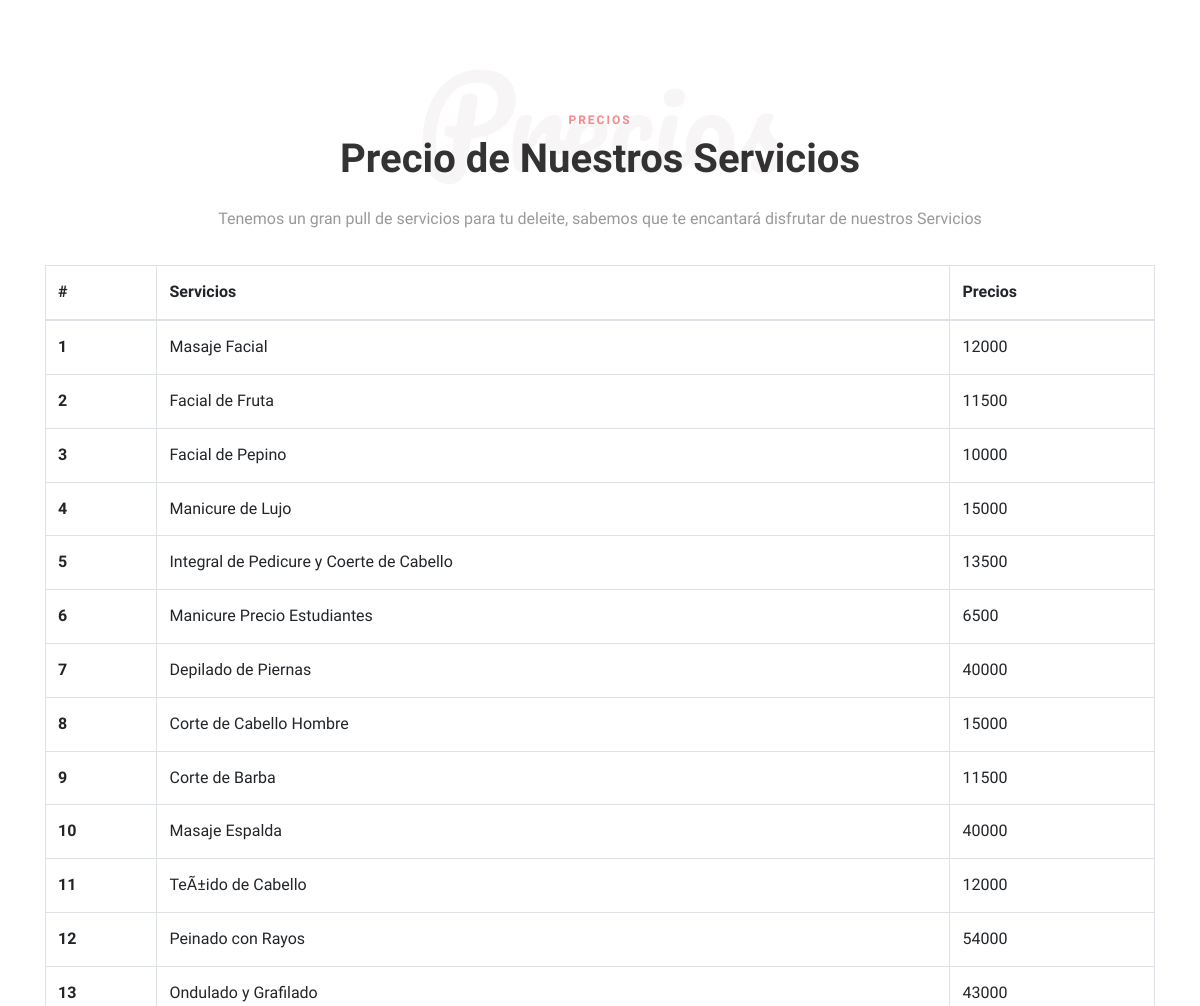
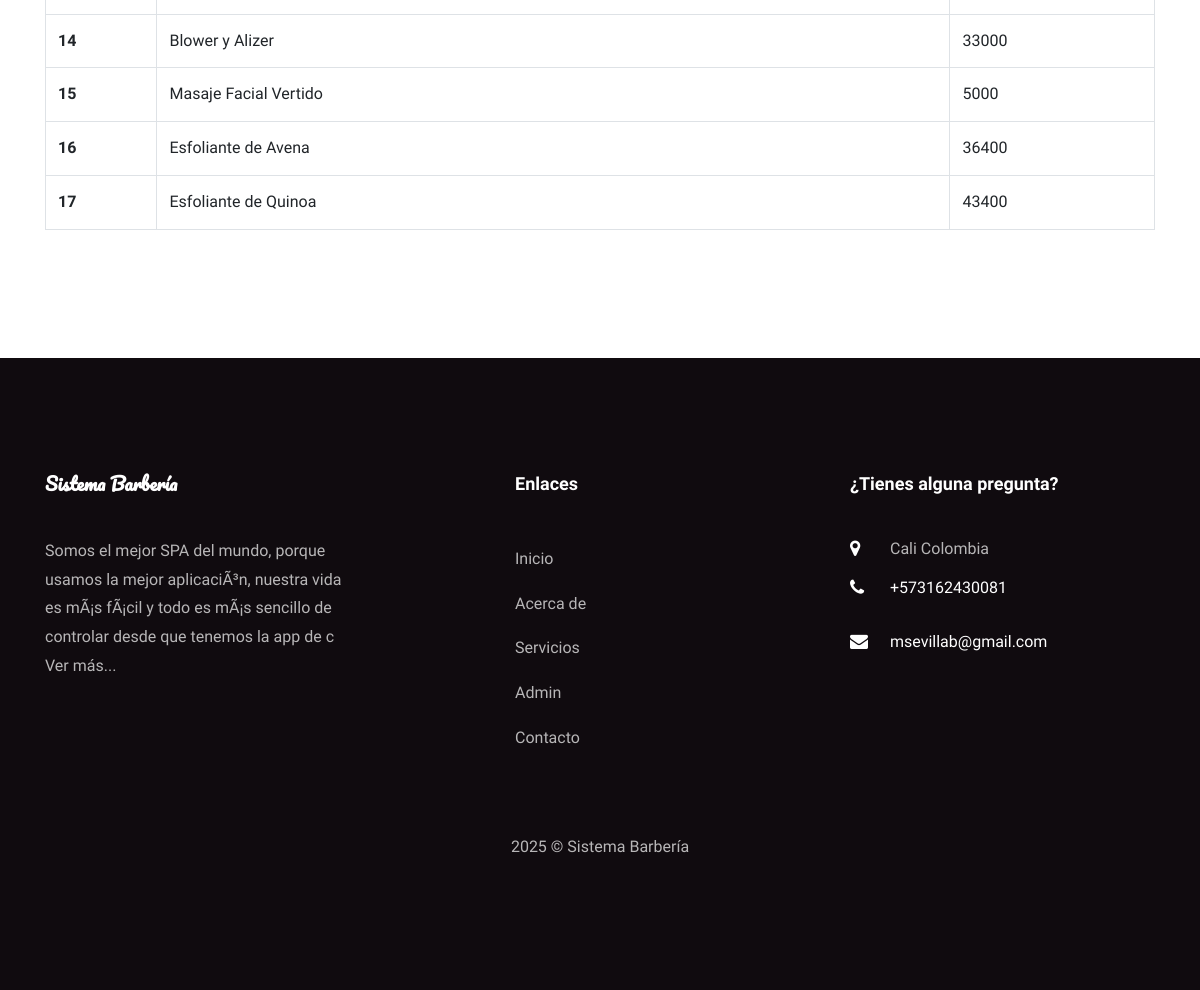
The app's page /services.php (lower part), older data (2 pictures, top to bottom).
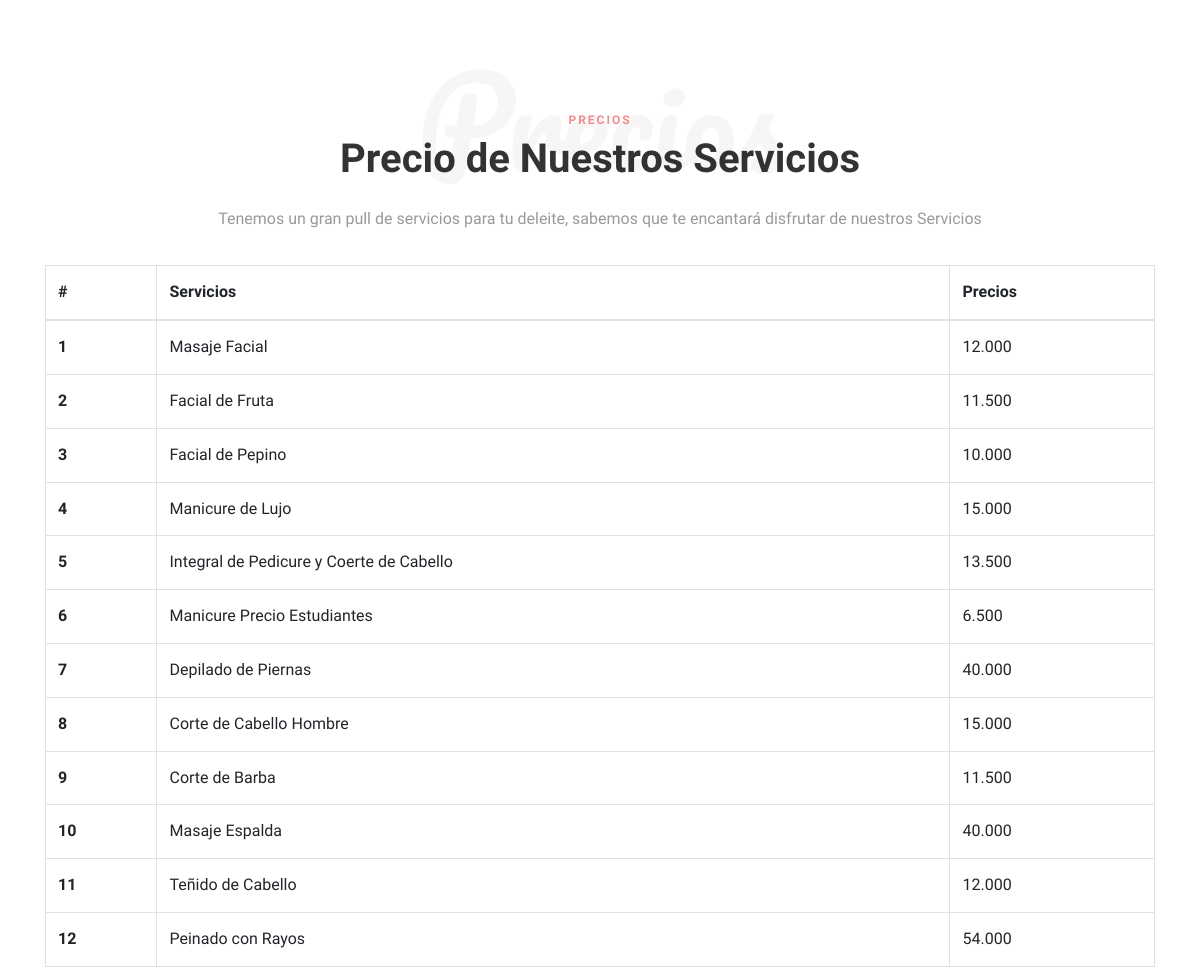
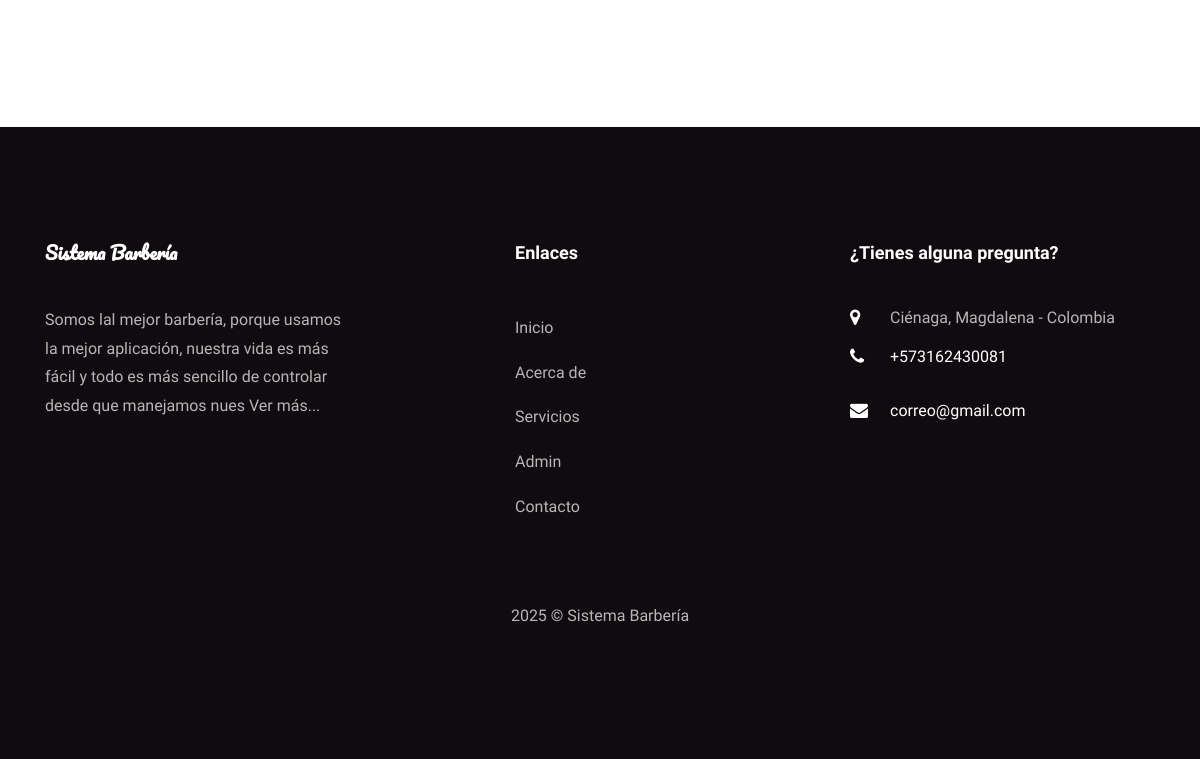
The same page, newer data (2 pictures, top to bottom).
### tables this page shows
CREATE TABLE `tblservices` (
  `ID` int(10) NOT NULL,
  `ServiceName` varchar(200) DEFAULT NULL,
  `Cost` decimal(6,3) DEFAULT NULL,
  `CreationDate` timestamp NULL DEFAULT current_timestamp()
);

CREATE TABLE `tblpage` (
  `ID` int(10) NOT NULL,
  `PageType` varchar(200) DEFAULT NULL,
  `PageTitle` mediumtext DEFAULT NULL,
  `PageDescription` mediumtext DEFAULT NULL,
  `Email` varchar(200) DEFAULT NULL,
  `MobileNumber` bigint(10) DEFAULT NULL,
  `UpdationDate` date DEFAULT NULL,
  `Timing` varchar(200) NOT NULL
);

### services.php (the view, shortened to what this page needs)
<?php
include('includes/dbconnection.php');
  ?>
<!DOCTYPE html>
<html lang="en">
  <head>
    <link rel="stylesheet" href="css/open-iconic-bootstrap.min.css">
    <link rel="stylesheet" href="css/animate.css">
    <link rel="stylesheet" href="css/owl.carousel.min.css">
    <link rel="stylesheet" href="css/owl.theme.default.min.css">
    <link rel="stylesheet" href="css/magnific-popup.css">
    <link rel="stylesheet" href="css/aos.css">
    <link rel="stylesheet" href="css/ionicons.min.css">
    <link rel="stylesheet" href="css/bootstrap-datepicker.css">
    <link rel="stylesheet" href="css/jquery.timepicker.css">
    <link rel="stylesheet" href="css/flaticon.css">
    <link rel="stylesheet" href="css/icomoon.css">
    <link rel="stylesheet" href="css/style.css">
  </head>
  <body>
    <section class="ftco-section ftco-pricing">
			<div class="container">
				<div class="row justify-content-center pb-3">
          <div class="col-md-10 heading-section text-center ftco-animate">
          	<h1 class="big">Precios</h1>
          	<span class="subheading">Precios</span>
            <h2 class="mb-4">Precio de Nuestros Servicios</h2>
            <p>Tenemos un gran pull de servicios para tu deleite, sabemos que te encantará disfrutar de nuestros Servicios</p>
          </div>
        </div>
            <table class="table table-bordered"> <thead> <tr> <th>#</th> <th>Servicios</th> <th>Precios</th> </tr> </thead> <tbody>
<?php
$ret=mysqli_query($con,"select *from  tblservices");
$cnt=1;
while ($row=mysqli_fetch_array($ret)) {
?>
             <tr> <th scope="row"><?php echo $cnt;?></th> <td><?php  echo $row['ServiceName'];?></td> <td><?php  echo $row['Cost'];?></td> </tr>   <?php
$cnt=$cnt+1;
}?></tbody> </table>
			</div>
		</section>
    <?php include_once('includes/footer.php');?>
  </body>
</html>

### includes/footer.php (shortened to what this page needs)
 <?php
include('includes/dbconnection.php');
?>
 <footer class="ftco-footer ftco-section">
      <div class="container">
        <div class="row mb-5">
          <div class="col-md">
            <div class="ftco-footer-widget mb-4">
              <h2 class="ftco-heading-2 logo">Sistema Barbería</h2>
              <?php
$ret=mysqli_query($con,"select * from tblpage where PageType='aboutus' ");
while ($row=mysqli_fetch_array($ret)) {
?>
              <p><?php  echo substr($row['PageDescription'],0,200);?> <a href="about.php">Ver más...</a></p><?php } ?>
            </div>
          </div>
          <div class="col-md" style="padding-left: 150px">
             <div class="ftco-footer-widget mb-4">
              <h2 class="ftco-heading-2">Enlaces</h2>
              <ul class="list-unstyled">
                <li><a href="index.php" class="py-2 d-block">Inicio</a></li>
                <li><a href="about.php" class="py-2 d-block">Acerca de</a></li>
                <li><a href="services.php" class="py-2 d-block">Servicios</a></li>
                <li><a href="admin/index.php" class="py-2 d-block">Admin</a></li>
                <li><a href="contact.php" class="py-2 d-block">Contacto</a></li>
              </ul>
            </div>
          </div>
          <div class="col-md">
            <div class="ftco-footer-widget mb-4">
            	<h2 class="ftco-heading-2">¿Tienes alguna pregunta?</h2>
            	<div class="block-23 mb-3">
                <?php
$ret=mysqli_query($con,"select * from tblpage where PageType='contactus' ");
while ($row=mysqli_fetch_array($ret)) {
?>
	              <ul>
	                <li><span class="icon icon-map-marker"></span><span class="text"><?php  echo $row['PageDescription'];?></span></li>
	                <li><a href="#"><span class="icon icon-phone"></span><span class="text">+<?php  echo $row['MobileNumber'];?></span></a></li>
	                <li><a href="#"><span class="icon icon-envelope"></span><span class="text"><?php  echo $row['Email'];?></span></a></li>
	              </ul>
	            </div>
               <?php } ?>
            </div>
          </div>
        </div>
        <div class="row">
          <div class="col-md-12 text-center">
            <p>
  2025 &copy; Sistema Barbería </p>
          </div>
        </div>
      </div>
    </footer>

Row changes from the older to the newer data that the page shows:
removed tblservices: ServiceName "Ondulado y Grafilado", Cost "43000"
removed tblservices: ServiceName "Blower y Alizer", Cost "33000"
removed tblservices: ServiceName "Masaje Facial Vertido", Cost "5000"
removed tblservices: ServiceName "Esfoliante de Avena", Cost "36400"
removed tblservices: ServiceName "Esfoliante de Quinoa", Cost "43400"
changed tblservices "Masaje Facial": Cost "12000" → "12.000"
changed tblservices "Facial de Fruta": Cost "11500" → "11.500"
changed tblservices "Facial de Pepino": Cost "10000" → "10.000"
changed tblservices "Manicure de Lujo": Cost "15000" → "15.000"
changed tblservices "Integral de Pedicure y Coerte de Cabello": Cost "13500" → "13.500"
changed tblservices "Manicure Precio Estudiantes": Cost "6500" → "6.500"
changed tblservices "Depilado de Piernas": Cost "40000" → "40.000"
changed tblservices "Corte de Cabello Hombre": Cost "15000" → "15.000"
changed tblservices "Corte de Barba": Cost "11500" → "11.500"
changed tblservices "Masaje Espalda": Cost "40000" → "40.000"
changed tblservices: ServiceName "TeÃ±ido de Cabello" → "Teñido de Cabello"; Cost "12000" → "12.000"
changed tblservices "Peinado con Rayos": Cost "54000" → "54.000"
changed tblpage: PageDescription "Somos el mejor SPA del mundo, porque usamos la mejor aplicaciÃ³n, nuestra vida es mÃ¡s fÃ¡cil y todo es mÃ¡s sencillo de controlar desde que tenemos la app de c" → "Somos lal mejor barbería, porque usamos la mejor aplicación, nuestra vida es más fácil y todo es más sencillo de controlar desde que manejamos nues"
changed tblpage: PageDescription "Cali Colombia" → "Ciénaga, Magdalena - Colombia"; Email "msevillab@gmail.com" → "correo@gmail.com"
